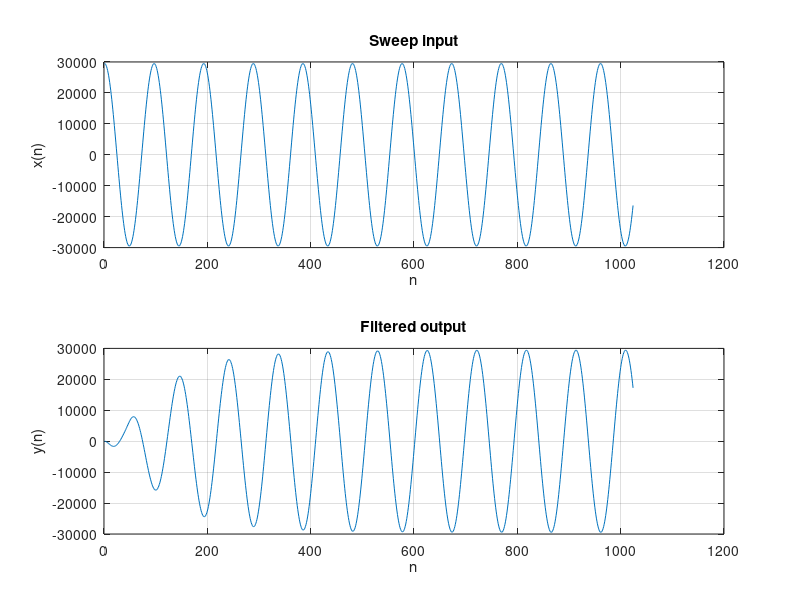

Write MATLAB code to recreate this figure.
close all;
load('x_signal.txt')
load('y_signal.txt')

figure, 
subplot(2,1,1);
len = size(y_signal,1);
plot(x_signal(1:len))
grid on
title('Sweep input');
xlabel('n');
ylabel('x(n)');

subplot(2,1,2);
plot(y_signal)
title('Filtered output');
grid on
xlabel('n');
ylabel('y(n)');
